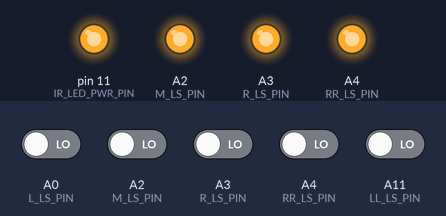
The sketch below on a simulated Arduino Mega 2560, built with avr-gcc and run on an emulated ATmega2560. Shown: output pins drawn as LEDs (lit = HIGH). The test bench sets the inputs (shaded band); at power-on: A0 (L_LS_PIN), A2 (M_LS_PIN), A3 (R_LS_PIN), A4 (RR_LS_PIN), A11 (LL_LS_PIN) LOW. What the sketch prints to the serial monitor is not drawn.

Above: at 0.1 s.
Timing chart, 0 to 1.6 s (numbered marks = the images above):
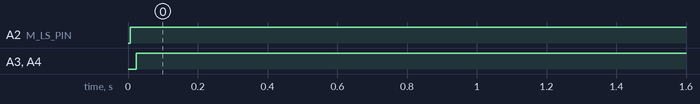

The sketch:

Multiple_line_sense_functions.ino
```cpp
// Light Sensors

#define LL_LS_PIN A11
#define L_LS_PIN A0
#define M_LS_PIN A2
#define R_LS_PIN A3
#define RR_LS_PIN A4
#define IR_LED_PWR_PIN 11

#define LS_ARRAY_LENGTH 5
int LS_ARRAY_ADDRESS[LS_ARRAY_LENGTH] = { LL_LS_PIN, L_LS_PIN, M_LS_PIN, R_LS_PIN, RR_LS_PIN };

int LSCheckSum, test = 0;
bool repeatReadingBlock[LS_ARRAY_LENGTH];

void irRead(void);

void setup() {
  // put your setup code here, to run once:
  Serial.begin(9600);
  while (!Serial)
    ;  //comment out when not connected to laptop
  // Light Sensor Setup
  pinMode(IR_LED_PWR_PIN, OUTPUT);
  pinMode(LL_LS_PIN, INPUT);
  pinMode(L_LS_PIN, INPUT);
  pinMode(M_LS_PIN, INPUT);
  pinMode(R_LS_PIN, INPUT);
  pinMode(RR_LS_PIN, INPUT);

  digitalWrite(IR_LED_PWR_PIN, HIGH);  // switch on IR LEDs
  Serial.println("Setup Complete");
}


void loop() {
  // put your main code here, to run repeatedly:
  Serial.println("yoooo");
  irRead();
  Serial.println("reeeee");
 test++;
 Serial.println(test);
 if (test >> 3)
 {
   while(1);
 }
}


void irRead() {  // CONVERT TO READ AND WRITE LS ARRAY
  Serial.println("READ FUNC CALL");
  for (int i = 0; i < LS_ARRAY_LENGTH; i++) {
    pinMode(LS_ARRAY_ADDRESS[i], OUTPUT);
    digitalWrite(LS_ARRAY_ADDRESS[i], HIGH);
    repeatReadingBlock[i] == false;
    Serial.print("Charging ");
    Serial.println(LS_ARRAY_ADDRESS[i]);
    Serial.println(i);
  }

  // Tiny delay for capacitor to charge.
  delayMicroseconds(10);

  for (int j = 0; j < LS_ARRAY_LENGTH; j++) {
    pinMode(LS_ARRAY_ADDRESS[j], INPUT);
    Serial.print("INPUT ");
    Serial.println(LS_ARRAY_ADDRESS[j]);
    Serial.println(j);
  }

  // Places to store microsecond count
  unsigned long start_time;                 // t_1
  unsigned long end_time[LS_ARRAY_LENGTH];  // t_2

  // Store current microsecond count
  start_time = micros();

  // Stay in a loop whilst the capacitor
  // is still registering as "HIGH".
  LSCheckSum = LS_ARRAY_LENGTH;
  Serial.print("LSCheckSum ");
  Serial.println(LSCheckSum);
  while (LSCheckSum != 0) {
    for (int k = 0; k < LS_ARRAY_LENGTH; k++) {
      if (digitalRead(LS_ARRAY_ADDRESS[k]) == LOW && repeatReadingBlock[k] == false) {
        repeatReadingBlock[k] = true;
        end_time[k] = micros();
        LSCheckSum -= 1;
        Serial.print("LSCheckSum ");
        Serial.println(LSCheckSum);
      }
      Serial.println(k);
    }
  }
  Serial.print("LSCheckSum ");
  Serial.println(LSCheckSum);
  // Calculate elapsed time
  unsigned long elapsed_time[LS_ARRAY_LENGTH];  // t_elapsed

  for (int l = 0; l < LS_ARRAY_LENGTH; l++) {
    elapsed_time[l] = end_time[l] - start_time;
    Serial.print(elapsed_time[l]);
    //Serial.print("ARRAY LENGTH ");
    //Serial.println(LS_ARRAY_LENGTH);
    if (l < LS_ARRAY_LENGTH - 1) {
      Serial.print(" | ");
    }
    //Serial.println(l);
  }

  Serial.println(" aaaaaaaa");

  delay(1000);

  // Delay, just so that we have time toread the
  // values when using Serial.print().
}
```

Measured:
- by itself, A2 (M_LS_PIN): LOW → HIGH at 0.01 s
- by itself, A3 (R_LS_PIN): LOW → HIGH at 0.02 s
- by itself, A4 (RR_LS_PIN): LOW → HIGH at 0.04 s
